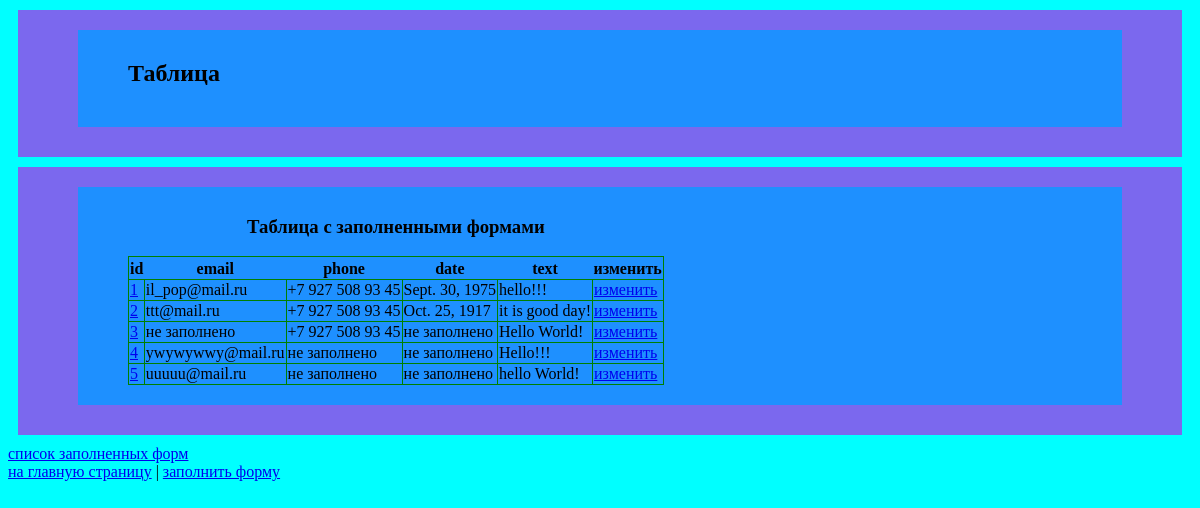
Page /get_form/show/ on the earlier database version.
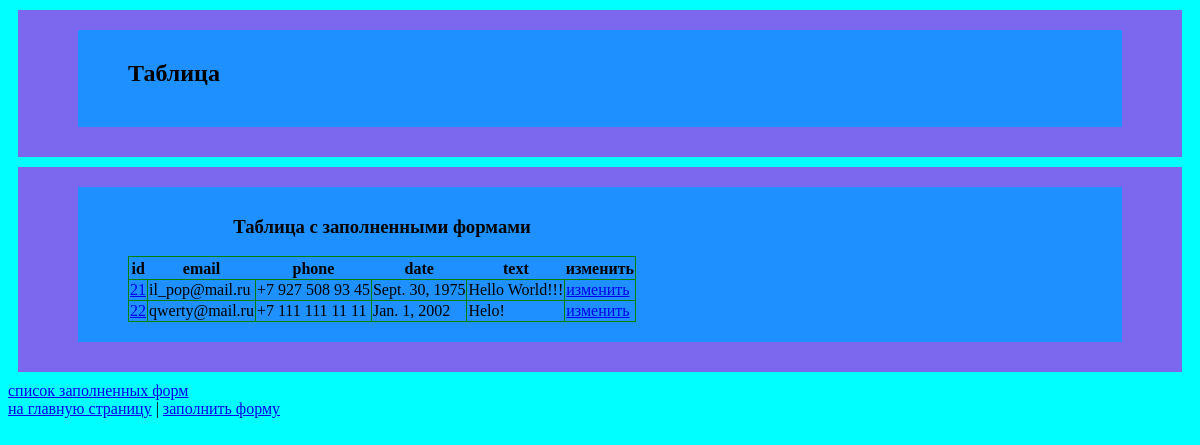
Same page on the later database version.
### get_form/models.py (models this page shows)
class GetForm(models.Model):
    email = models.EmailField(max_length=20, blank=True, null=True)
    phone = models.CharField(max_length=16, blank=True, null=True)
    date = models.DateField(max_length=10, blank=True, null=True)
    text = models.TextField(max_length=100, blank=True, null=True)

### get_form/views.py (the view)
# urls.py: path('show/', views.ShowModelGetForm.as_view(), name='get_form-show_model_getform'),
class ShowModelGetForm(View):
    def get(self, request):
        fields = models.GetForm.objects.all()
        data = {'fields': fields}
        result = render(request=request,
                        template_name='get_form/show_model_getform.html',
                        context=data)
        return result

### get_form/templates/get_form/show_model_getform.html (shortened to what this page needs)
{% extends 'get_form/get_form_base.html' %}
{% load static %}
{% block content_get_form %}
<div class="header">
    <div class="form"><h2>Таблица</h2></div>
</div>
<div class="main">
    <div class="form">
        <table>
            <caption><h3>Таблица с заполненными формами</h3></caption>
            <th>
                <tr>
                    <th>id</th>
                    <th>email</th>
                    <th>phone</th>
                    <th>date</th>
                    <th>text</th>
                    <th>изменить</th>
                </tr>
            </th>
            <tbody>
            {% for field in fields %}
            <tr>
                <div class="form-show">
                    <td><a href="{% url 'get_one_page' field.id %}">{{ field.id }}</a></td>
                    <td>{% if field.email %}{{ field.email }} {% else %} не заполнено {% endif %}</td>
                    <td>{% if field.phone %}{{ field.phone }} {% else %} не заполнено {% endif %}</td>
                    <td>{% if field.date %}{{ field.date }} {% else %} не заполнено {% endif %}</td>
                    <td>{% if field.text %}{{ field.text }} {% else %} не заполнено {% endif %}</td>
                    <td><a href="{% url 'update_one_page' field.id %}">изменить</a></td>
                </div>
            </tr>
            {% endfor %}
            </tbody>
        </table>
    </div>
</div>
{% endblock %}

Differences in the rows shown:
removed GetForm: id "1", email "il_pop@mail.ru", phone "+7 927 508 93 45", date "Sept. 30, 1975", text "hello!!!"
removed GetForm: id "2", email "ttt@mail.ru", phone "+7 927 508 93 45", date "Oct. 25, 1917", text "it is good day!"
removed GetForm: id "3", shows "не заполнено", phone "+7 927 508 93 45", text "Hello World!"
removed GetForm: id "4", email "ywywywwy@mail.ru", shows "не заполнено", text "Hello!!!"
removed GetForm: id "5", email "uuuuu@mail.ru", shows "не заполнено", text "hello World!"
added GetForm: id "21", email "il_pop@mail.ru", phone "+7 927 508 93 45", date "Sept. 30, 1975", text "Hello World!!!"
added GetForm: id "22", email "qwerty@mail.ru", phone "+7 111 111 11 11", date "Jan. 1, 2002", text "Helo!"
